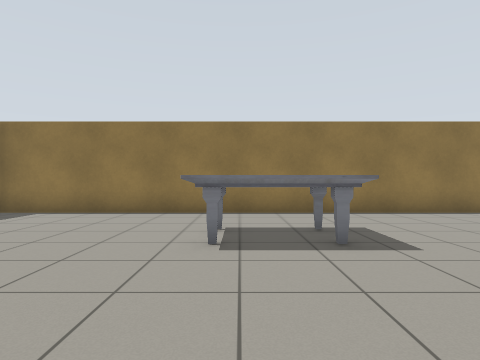
[1] (above)

20 first-person views from a walk through a Gazebo world. The camera is 0.9 m above the floor, looks level and sees 75° across. The floor is counted in squares, 1 m on a side. Each view is taken from the middle of a square. On the plan, view 1 faces up. The plan holds only what a view shows up to about 11 squares ahead; the rest is blank. Robots are left out. Simple patterns stand in for the simulator's built-in surfaces.

[2]
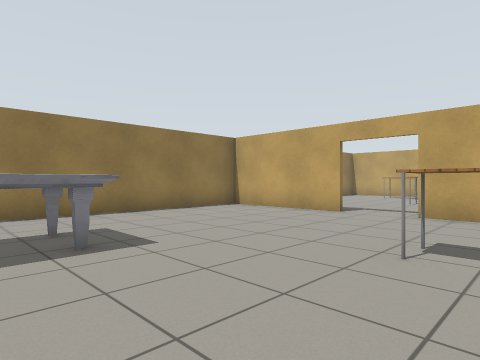

[3]
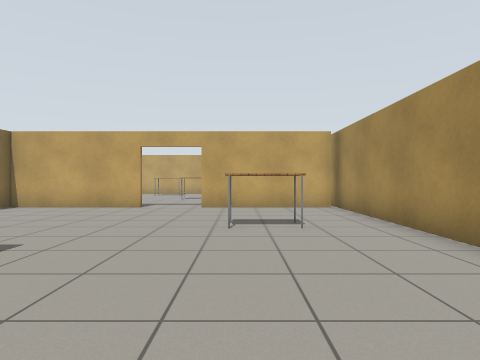

[4]
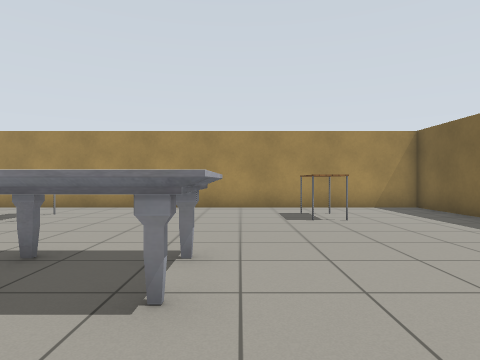

[5]
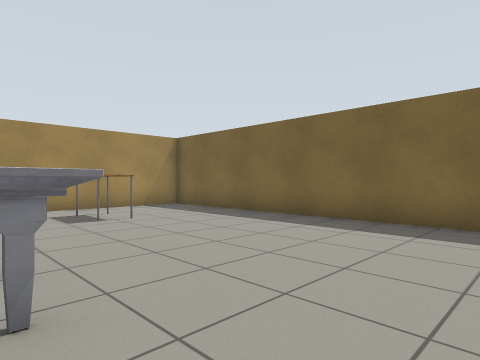

[6]
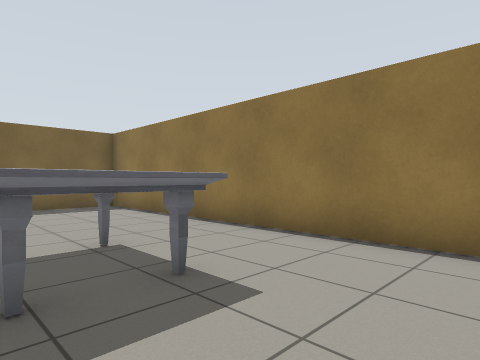

[7]
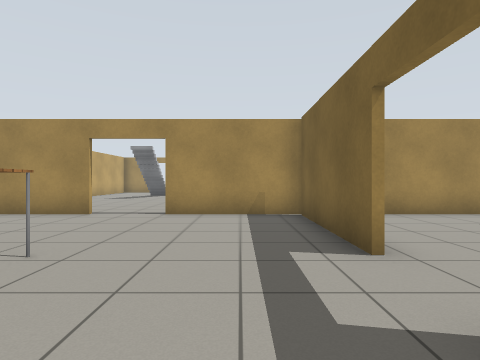

[8]
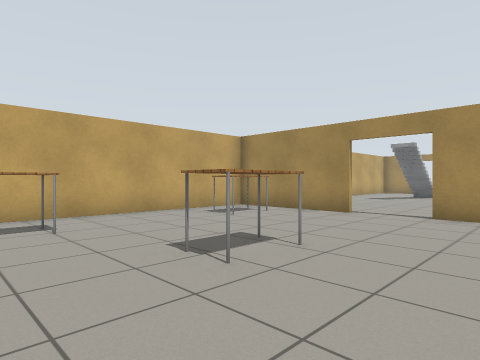

[9]
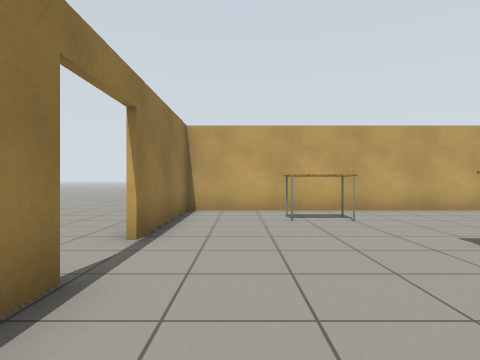

[10]
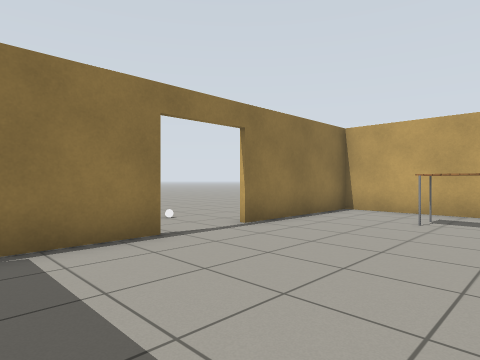

[11]
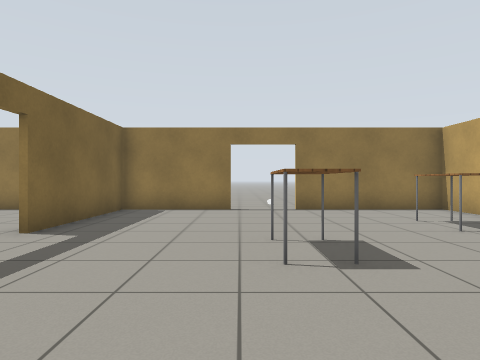

[12]
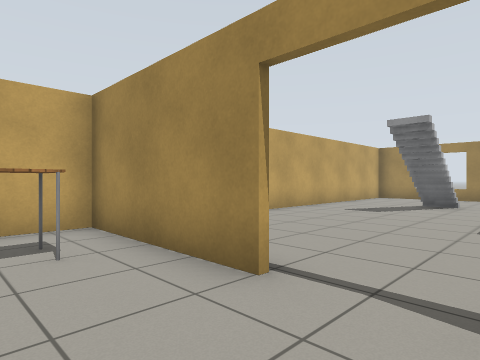

[13]
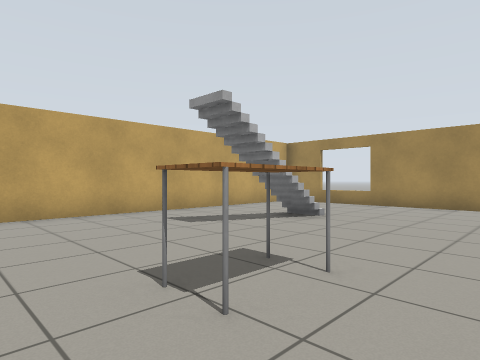

[14]
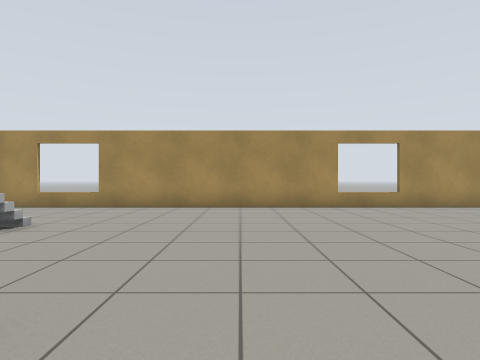

[15]
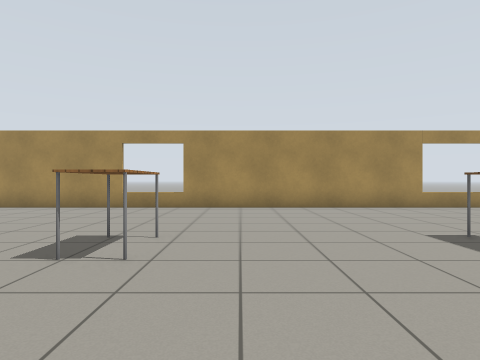

[16]
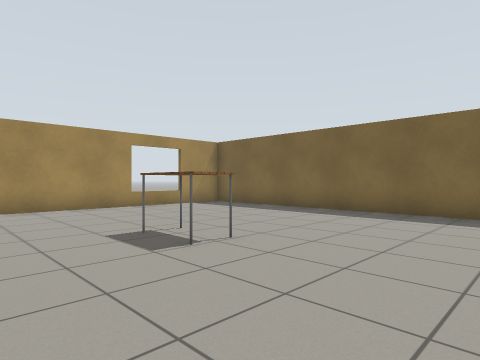

[17]
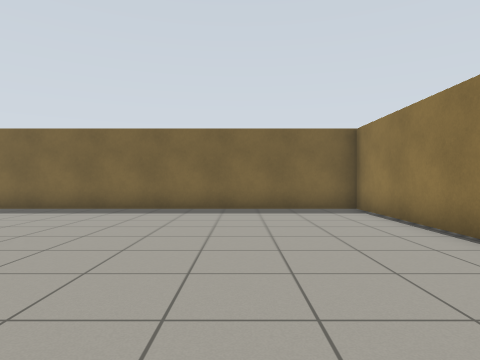

[18]
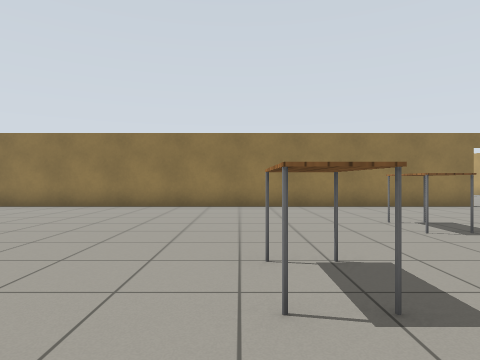

[19]
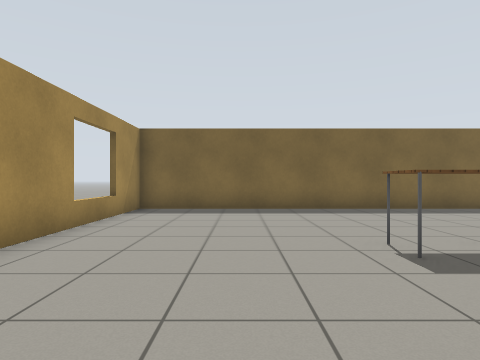

[20]
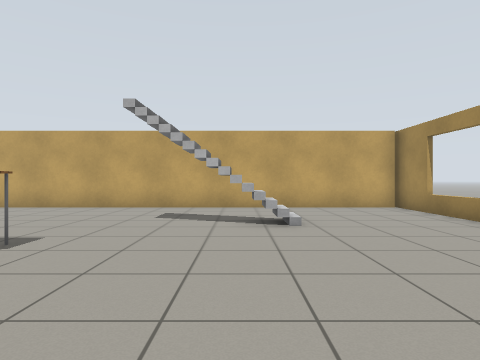

### Floor plan
Ten units are one square. View 1 is at (0, 0); x grows to the right and y downward. Boxes are objects, and circles mark ways between rooms. Rooms are numbered by the first view taken in them; rooms with no view inside come last. Other rooms are left out.
<svg viewBox="-74 -95 261 261">
<path fill="none" stroke="#000" d="M83 -43 83 -85M-69 22 80 22M81 -86 -68 -86 -68 19M83 20 83 -23M118 -86 81 -86M84 -23 84 20M139 22 182 22 182 -86 136 -86M84 -85 84 -43M80 22 120 22M120 24 -68 24M-68 19 -68 161 182 161 182 31"/>
<rect x="-35" y="-15" width="10" height="20" fill="#bbb"><title>table</title></rect>
<rect x="-15" y="-65" width="40" height="30" fill="#bbb"><title>marble table</title></rect>
<rect x="35" y="-15" width="10" height="20" fill="#bbb"><title>table</title></rect>
<rect x="125" y="-45" width="10" height="20" fill="#bbb"><title>table</title></rect>
<rect x="155" y="-5" width="10" height="20" fill="#bbb"><title>table</title></rect>
<rect x="155" y="-65" width="10" height="20" fill="#bbb"><title>table</title></rect>
<rect x="-15" y="95" width="10" height="20" fill="#bbb"><title>table</title></rect>
<rect x="45" y="95" width="10" height="20" fill="#bbb"><title>table</title></rect>
<rect x="65" y="65" width="20" height="20" fill="#bbb"><title>table</title></rect>
<rect x="115" y="65" width="10" height="20" fill="#bbb"><title>table</title></rect>
<rect x="145" y="95" width="10" height="30" fill="#bbb"><title>stairs</title></rect>
<circle cx="80" cy="-35" r="3" fill="#2a7"/>
<circle cx="130" cy="20" r="3" fill="#2a7"/>
<text x="0" y="-40">1</text>
<text x="130" y="-40">2</text>
<text x="50" y="90">3</text>
</svg>
Room 1 opens to room 2. Room 2 opens to room 3.

Where each view was taken, in squares from view 1:
view 1: 0 up, 0 right, facing up
view 2: 0 up, 0 right, facing up-right
view 3: 1 up, 2 left, facing right
view 4: 8 up, 1 left, facing down
view 5: 8 up, 0 right, facing down-left
view 6: 4 up, 4 right, facing up-left
view 7: 6 up, 10 right, facing down
view 8: 6 up, 10 right, facing down-right
view 9: 7 up, 9 right, facing right
view 10: 4 up, 9 right, facing up-right
view 11: 1 down, 12 right, facing up
view 12: 0 up, 12 right, facing down-right
view 13: 5 down, 10 right, facing down-right
view 14: 6 down, 10 right, facing down
view 15: 6 down, 3 right, facing down
view 16: 6 down, 2 right, facing down-left
view 17: 6 down, 3 right, facing left
view 18: 13 down, 4 right, facing up
view 19: 13 down, 3 right, facing left
view 20: 11 down, 8 right, facing right
